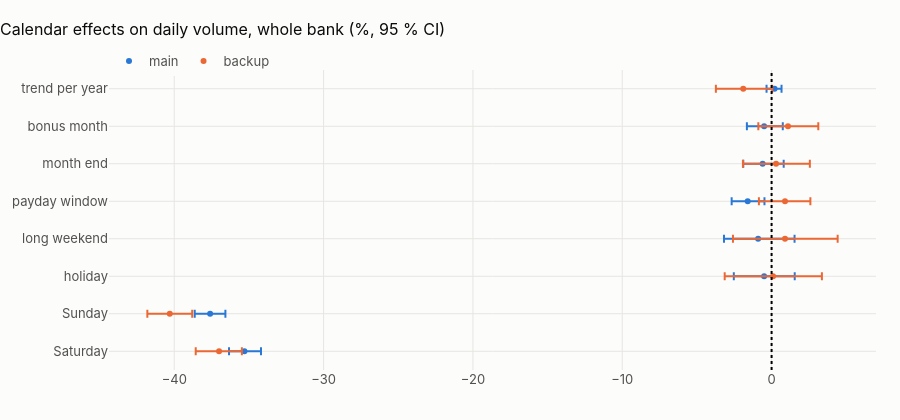

This figure's notebook cell:
### Markdown cell above
## 5 · Calendar effects

### Code cell
cal = read("calendar_effects")
keep = {
    "C(iso_weekday)[T.6]": "Saturday",
    "C(iso_weekday)[T.7]": "Sunday",
    "is_holiday": "holiday",
    "is_long_weekend": "long weekend",
    "payday_window": "payday window",
    "is_month_end": "month end",
    "is_bonus_month": "bonus month",
    "t": "trend per year",
}
cal = cal[cal.term.isin(keep)].assign(effect=lambda d: d.term.map(keep))
cal["lo"] = 100 * (np.exp(cal.ci_low) - 1)
cal["hi"] = 100 * (np.exp(cal.ci_high) - 1)
fig = go.Figure()
for d in PREFIX:
    x = cal[(cal.dataset == d) & (cal.country == "ALL")]
    fig.add_trace(
        go.Scatter(
            x=x["effect %"],
            y=x.effect,
            mode="markers",
            name=d,
            error_x=dict(
                type="data",
                symmetric=False,
                array=x.hi - x["effect %"],
                arrayminus=x["effect %"] - x.lo,
            ),
        )
    )
fig.add_vline(x=0, line_dash="dot")
fig.update_layout(
    title="Calendar effects on daily volume, whole bank (%, 95 % CI)", height=420, yaxis_title=None
)
fig.show()
show(
    cal.pivot_table(index="effect", columns=["scope", "dataset"], values="effect %").round(1),
    paging=False,
)

### Figure 1 — Plotly figure (JSON) as saved in the notebook; plotly's stock layout.template omitted (floating-point values rounded to 4 significant figures)
{"data": [{"error_x": {"array": [1.108, 1.024, 2.049, 2.438, 1.123, 1.41, 1.25, 0.4655], "arrayminus": [1.032, 1.03, 2.03, 2.287, 1.074, 1.297, 1.154, 0.5376], "symmetric": false, "type": "data"}, "mode": "markers", "name": "main", "type": "scatter", "x": [-35.3, -37.6, -0.5, -0.9, -1.6, -0.6, -0.5, 0.2], "y": ["Saturday", "Sunday", "holiday", "long weekend", "payday window", "month end", "bonus month", "trend per year"]}, {"error_x": {"array": [1.529, 1.501, 3.269, 3.524, 1.698, 2.262, 2.027, 1.942], "arrayminus": [1.563, 1.502, 3.24, 3.487, 1.75, 2.219, 1.988, 1.831], "symmetric": false, "type": "data"}, "mode": "markers", "name": "backup", "type": "scatter", "x": [-37.0, -40.3, 0.1, 0.9, 0.9, 0.3, 1.1, -1.9], "y": ["Saturday", "Sunday", "holiday", "long weekend", "payday window", "month end", "bonus month", "trend per year"]}], "layout": {"height": 420, "shapes": [{"line": {"dash": "dot"}, "type": "line", "x0": 0, "x1": 0, "xref": "x", "y0": 0, "y1": 1, "yref": "y domain"}], "title": {"text": "Calendar effects on daily volume, whole bank (%, 95 % CI)"}, "yaxis": {"title": {}}}}
